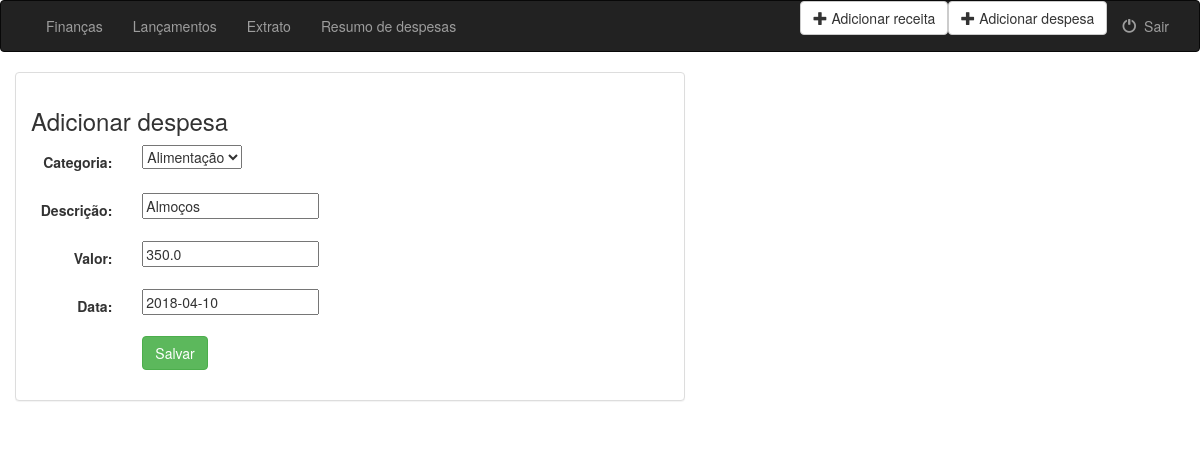
The app's page /finances/18/ (signed in), older data.
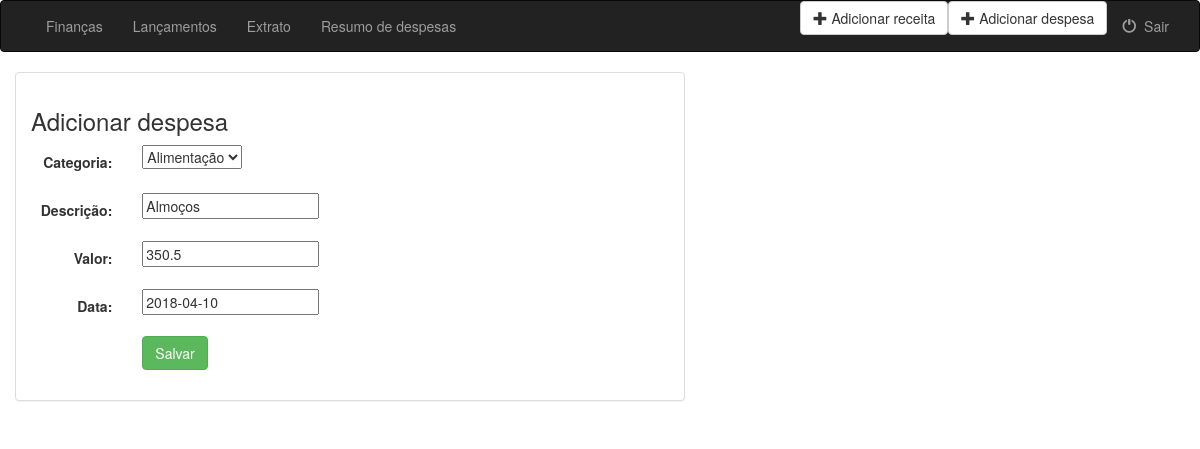
The same page, newer data.
### finances/models.py (models this page shows, shortened)
class Entry(models.Model):
    agent = models.ForeignKey(User, on_delete=models.CASCADE)
    category = models.ForeignKey(Category, on_delete=models.CASCADE)
    description = models.CharField(max_length=100)
    amount = models.FloatField()
    entry_date = models.DateField(default=timezone.now)
    objects = EntryManager()

### finances/views.py (the view, shortened to what this page needs)
# urls.py: path('<int:pk>/', views.UpdateEntry.as_view(), name='update_entry'),
class UpdateEntry(LoginRequiredMixin, UpdateView):
    login_url = 'finances:login_user'
    template_name = 'finances/entry_form.html'
    form_class = EntryForm
    model = EntryForm.Meta.model
    success_url = reverse_lazy('finances:list_entry')
    def get_form_kwargs(self):
        kwargs = super().get_form_kwargs()
        kwargs['entry_type'] = self.request.GET.get('entry_type', 'expense')
        return kwargs

### finances/forms.py
class EntryForm(forms.ModelForm):
    description = forms.CharField(label='Descrição', required=True)
    amount = forms.FloatField(label='Valor', required=True, min_value=0.1)
    entry_date = forms.DateField(label='Data', initial=timezone.now, required=True)
    category = forms.ModelChoiceField(queryset=Category.objects.all(), label='Categoria')
    def __init__(self, *args, **kwargs):
        entry_type = kwargs.pop('entry_type')
        super().__init__(*args, **kwargs)
        if entry_type == 'income':
            self.fields['category'].queryset = Category.objects.filter(entries_type='IN')
        else:
            self.fields['category'].queryset = Category.objects.filter(entries_type='EX')
    class Meta:
        model = Entry
        fields = ['category', 'description', 'amount', 'entry_date']

### finances/models.py (called while the page is built)
    def __str__(self):
        return '%s' % (self.description)

### finances/templates/finances/entry_form.html (shortened to what this page needs)
{% extends 'finances/base.html' %}
{% block body %}
<div class="container-fluid">
  <div class="row">
    <div class="col-sm-12 col-md-7">
      <div class="panel panel-default">
        <div class="panel-body">
          <h3>Adicionar {% if entry_type == 'income'%} receita {% else %} despesa {% endif %}</h3>
          <form class="form-horizontal" role="form" action="" method="post" enctype="multipart/form-data">
            {% include 'finances/form_template.html' %}
            <div class="form-group">
              <div class="col-sm-offset-2 col-sm-10">
                <button type="submit" class="btn btn-success">Salvar</button>
              </div>
            </div>
          </form>
        </div>
      </div>
    </div>
  </div>
{% endblock %}

### finances/templates/finances/form_template.html (shortened to what this page needs)
{% for field in form %}
    <div class="form-group">
        <div class="col-sm-offset-2 col-sm-10">
        </div>
        <label class="control-label col-sm-2">{{ field.label_tag }}</label>
        <div class="col-sm-10">{{ field }}</div>
    </div>
{% endfor %}

Row changes from the older to the newer data that the page shows:
changed Entry "Alimentação": amount "350.0" → "350.5"
